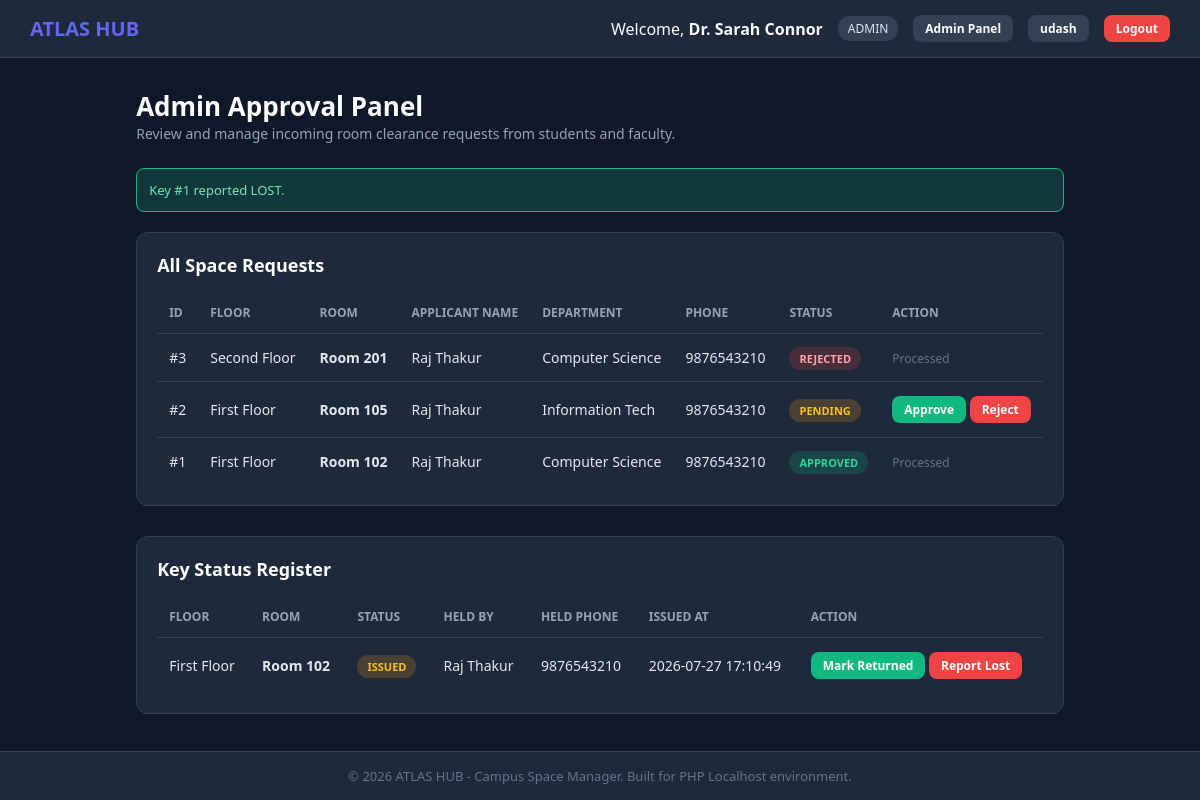
Screenshot of /admin.php?key_action=lost&key_id=1 (signed in) with the database file from the repository.
### tables this page shows
CREATE TABLE IF NOT EXISTS bookings (
    id INT AUTO_INCREMENT PRIMARY KEY,
    floor_id INT NOT NULL,
    room_number VARCHAR(20) NOT NULL,
    category ENUM('classroom', 'laboratory') NOT NULL,
    department VARCHAR(100) NOT NULL,
    phone_number VARCHAR(20) NOT NULL,
    user_phone VARCHAR(20) NOT NULL,
    user_name VARCHAR(100) NOT NULL,
    status ENUM('pending', 'approved', 'rejected') DEFAULT 'pending',
    created_at TIMESTAMP DEFAULT CURRENT_TIMESTAMP,
    FOREIGN KEY (floor_id) REFERENCES floors(id) ON DELETE CASCADE
);

CREATE TABLE IF NOT EXISTS floors (
    id INT AUTO_INCREMENT PRIMARY KEY,
    floor_name VARCHAR(50) NOT NULL,
    description TEXT NOT NULL,
    occupancy_rate INT DEFAULT 0,
    total_rooms INT DEFAULT 8,
    occupied INT DEFAULT 0
);

CREATE TABLE IF NOT EXISTS key_status (
    id INT AUTO_INCREMENT PRIMARY KEY,
    floor_id INT NOT NULL,
    room_number VARCHAR(20) NOT NULL,
    booking_id INT DEFAULT NULL,
    status ENUM('in_cabinet', 'issued', 'lost') DEFAULT 'in_cabinet',
    held_by VARCHAR(100) DEFAULT NULL,
    held_by_phone VARCHAR(20) DEFAULT NULL,
    issued_at TIMESTAMP NULL DEFAULT NULL,
    returned_at TIMESTAMP NULL DEFAULT NULL,
    last_updated TIMESTAMP DEFAULT CURRENT_TIMESTAMP ON UPDATE CURRENT_TIMESTAMP,
    UNIQUE KEY unique_room_key (floor_id, room_number),
    FOREIGN KEY (floor_id) REFERENCES floors(id) ON DELETE CASCADE,
    FOREIGN KEY (booking_id) REFERENCES bookings(id) ON DELETE SET NULL
);

### admin.php (the view, shortened to what this page needs)
<?php
require_once 'config.php';
$msg = "";
if (isset($_GET['key_action']) && isset($_GET['key_id'])) {
    $key_action = $_GET['key_action'];
    $key_id = intval($_GET['key_id']);
    if ($key_action === 'return') {
        mysqli_query($conn, "UPDATE key_status SET status = 'in_cabinet', held_by = NULL, held_by_phone = NULL, returned_at = NOW() WHERE id = $key_id");
        $msg = "Key #$key_id marked as RETURNED.";
    } elseif ($key_action === 'lost') {
        mysqli_query($conn, "UPDATE key_status SET status = 'lost' WHERE id = $key_id");
        $msg = "Key #$key_id reported LOST.";
    }
}
function key_badge_class($status) {
    switch ($status) {
        case 'issued': return 'pending';
    }
}
$all_bookings_sql = "SELECT b.*, f.floor_name FROM bookings b JOIN floors f ON b.floor_id = f.id ORDER BY b.id DESC";
$all_bookings_res = mysqli_query($conn, $all_bookings_sql);
$all_keys_sql = "SELECT k.*, f.floor_name FROM key_status k JOIN floors f ON k.floor_id = f.id ORDER BY f.id ASC, k.room_number ASC";
$all_keys_res = mysqli_query($conn, $all_keys_sql);
include 'header.php';
?>
<div style="margin-bottom: 25px;">
    <h1 style="font-size: 26px; color: #ffffff;">Admin Approval Panel</h1>
    <p style="color: #94a3b8; font-size: 14px;">Review and manage incoming room clearance requests from students and faculty.</p>
</div>
<?php if (!empty($msg)): ?>
    <div class="alert alert-success"><?php echo $msg; ?></div>
<?php endif; ?>
<div class="table-container">
    <h3 style="font-size: 18px; color: #ffffff; margin-bottom: 15px;">All Space Requests</h3>
    <?php if (mysqli_num_rows($all_bookings_res) > 0): ?>
        <table>
            <thead>
                <tr>
                    <th>ID</th>
                    <th>Floor</th>
                    <th>Room</th>
                    <th>Applicant Name</th>
                    <th>Department</th>
                    <th>Phone</th>
                    <th>Status</th>
                    <th>Action</th>
                </tr>
            </thead>
            <tbody>
                <?php while ($b = mysqli_fetch_assoc($all_bookings_res)): ?>
                    <tr>
                        <td>#<?php echo $b['id']; ?></td>
                        <td><?php echo htmlspecialchars($b['floor_name']); ?></td>
                        <td><strong>Room <?php echo htmlspecialchars($b['room_number']); ?></strong></td>
                        <td><?php echo htmlspecialchars($b['user_name']); ?></td>
                        <td><?php echo htmlspecialchars($b['department']); ?></td>
                        <td><?php echo htmlspecialchars($b['phone_number']); ?></td>
                        <td>
                            <span class="badge-status badge-<?php echo strtolower($b['status']); ?>">
                                <?php echo htmlspecialchars($b['status']); ?>
                            </span>
                        </td>
                        <td>
                            <?php if ($b['status'] === 'pending'): ?>
                                <a href="admin.php?action=approve&booking_id=<?php echo $b['id']; ?>" class="btn btn-sm btn-success">Approve</a>
                                <a href="admin.php?action=reject&booking_id=<?php echo $b['id']; ?>" class="btn btn-sm btn-danger">Reject</a>
                            <?php else: ?>
                                <span style="color: #64748b; font-size: 12px;">Processed</span>
                            <?php endif; ?>
                        </td>
                    </tr>
                <?php endwhile; ?>
            </tbody>
        </table>
    <?php else: ?>
        <p style="text-align: center; color: #94a3b8; font-size: 13px; padding: 20px;">
            No booking requests in database.
        </p>
    <?php endif; ?>
</div>
<div class="table-container" style="margin-top: 30px;">
    <h3 style="font-size: 18px; color: #ffffff; margin-bottom: 15px;">Key Status Register</h3>
    <?php if (mysqli_num_rows($all_keys_res) > 0): ?>
        <table>
            <thead>
                <tr>
                    <th>Floor</th>
                    <th>Room</th>
                    <th>Status</th>
                    <th>Held By</th>
                    <th>Held Phone</th>
                    <th>Issued At</th>
                    <th>Action</th>
                </tr>
            </thead>
            <tbody>
                <?php while ($k = mysqli_fetch_assoc($all_keys_res)): ?>
                    <tr>
                        <td><?php echo htmlspecialchars($k['floor_name']); ?></td>
                        <td><strong>Room <?php echo htmlspecialchars($k['room_number']); ?></strong></td>
                        <td>
                            <span class="badge-status badge-<?php echo key_badge_class($k['status']); ?>">
                                <?php echo strtoupper(htmlspecialchars(str_replace('_', ' ', $k['status']))); ?>
                            </span>
                        </td>
                        <td><?php echo $k['held_by'] ? htmlspecialchars($k['held_by']) : '-'; ?></td>
                        <td><?php echo $k['held_by_phone'] ? htmlspecialchars($k['held_by_phone']) : '-'; ?></td>
                        <td><?php echo $k['issued_at'] ? htmlspecialchars($k['issued_at']) : '-'; ?></td>
                        <td>
                            <?php if ($k['status'] === 'issued'): ?>
                                <a href="admin.php?key_action=return&key_id=<?php echo $k['id']; ?>" class="btn btn-sm btn-success">Mark Returned</a>
                                <a href="admin.php?key_action=lost&key_id=<?php echo $k['id']; ?>" class="btn btn-sm btn-danger">Report Lost</a>
                            <?php elseif ($k['status'] === 'lost'): ?>
                                <a href="admin.php?key_action=return&key_id=<?php echo $k['id']; ?>" class="btn btn-sm btn-success">Mark Recovered</a>
                            <?php else: ?>
                                <span style="color: #64748b; font-size: 12px;">In Cabinet</span>
                            <?php endif; ?>
                        </td>
                    </tr>
                <?php endwhile; ?>
            </tbody>
        </table>
    <?php else: ?>
        <p style="text-align: center; color: #94a3b8; font-size: 13px; padding: 20px;">
            No keys have been issued yet. Approving a booking automatically creates a key record here.
        </p>
    <?php endif; ?>
</div>
<?php include 'footer.php'; ?>

### style.css (style rules this page uses)
* { margin: 0; padding: 0; box-sizing: border-box; font-family: 'Segoe UI', Tahoma, Geneva, Verdana, sans-serif; }
body { background-color: #0f172a; color: #f8fafc; min-height: 100vh; display: flex; flex-direction: column; }
.btn { display: inline-block; padding: 10px 20px; background-color: #6366f1; color: #ffffff; border: none; border-radius: 8px; font-size: 14px; font-weight: 600; cursor: pointer; text-decoration: none; text-align: center; transition: background-color 0.2s; }
.btn-success { background-color: #10b981; }
.btn-danger { background-color: #ef4444; }
.btn-sm { padding: 5px 12px; font-size: 12px; }
.alert { padding: 12px; border-radius: 8px; font-size: 13px; margin-bottom: 20px; }
.alert-success { background-color: rgba(16, 185, 129, 0.2); border: 1px solid #10b981; color: #6ee7b7; }
.table-container { background-color: #1e293b; border: 1px solid #334155; border-radius: 12px; padding: 20px; overflow-x: auto; }
table { width: 100%; border-collapse: collapse; text-align: left; font-size: 14px; }
th { color: #94a3b8; padding: 12px; border-bottom: 1px solid #334155; font-size: 12px; text-transform: uppercase; }
td { padding: 14px 12px; border-bottom: 1px solid #334155; color: #e2e8f0; }
tr:last-child td { border-bottom: none; }
.badge-status { padding: 4px 10px; border-radius: 20px; font-size: 11px; font-weight: bold; text-transform: uppercase; }
.badge-approved { background-color: rgba(16, 185, 129, 0.2); color: #34d399; }
.badge-pending { background-color: rgba(245, 158, 11, 0.2); color: #fbbf24; }
.badge-rejected { background-color: rgba(239, 68, 68, 0.2); color: #fca5a5; }

### rows the page displays
bookings: id "3", floor.floor_name "Second Floor", room_number "201", user_name "Raj Thakur", department "Computer Science", phone_number "9876543210", status "REJECTED", shows "Processed"
bookings: id "2", floor.floor_name "First Floor", room_number "105", user_name "Raj Thakur", department "Information Tech", phone_number "9876543210", status "PENDING"
bookings: id "1", floor.floor_name "First Floor", room_number "102", user_name "Raj Thakur", department "Computer Science", phone_number "9876543210", status "APPROVED", shows "Processed"
key_status: floor.floor_name "First Floor", room_number "102", status "ISSUED", held_by "Raj Thakur", held_by_phone "9876543210", issued_at "2026-07-27 17:10:49"

### other values shown
$_SESSION['user_name'] "Dr. Sarah Connor"
$_SESSION['user_role'] "ADMIN"
$msg "Key #1 reported LOST."
